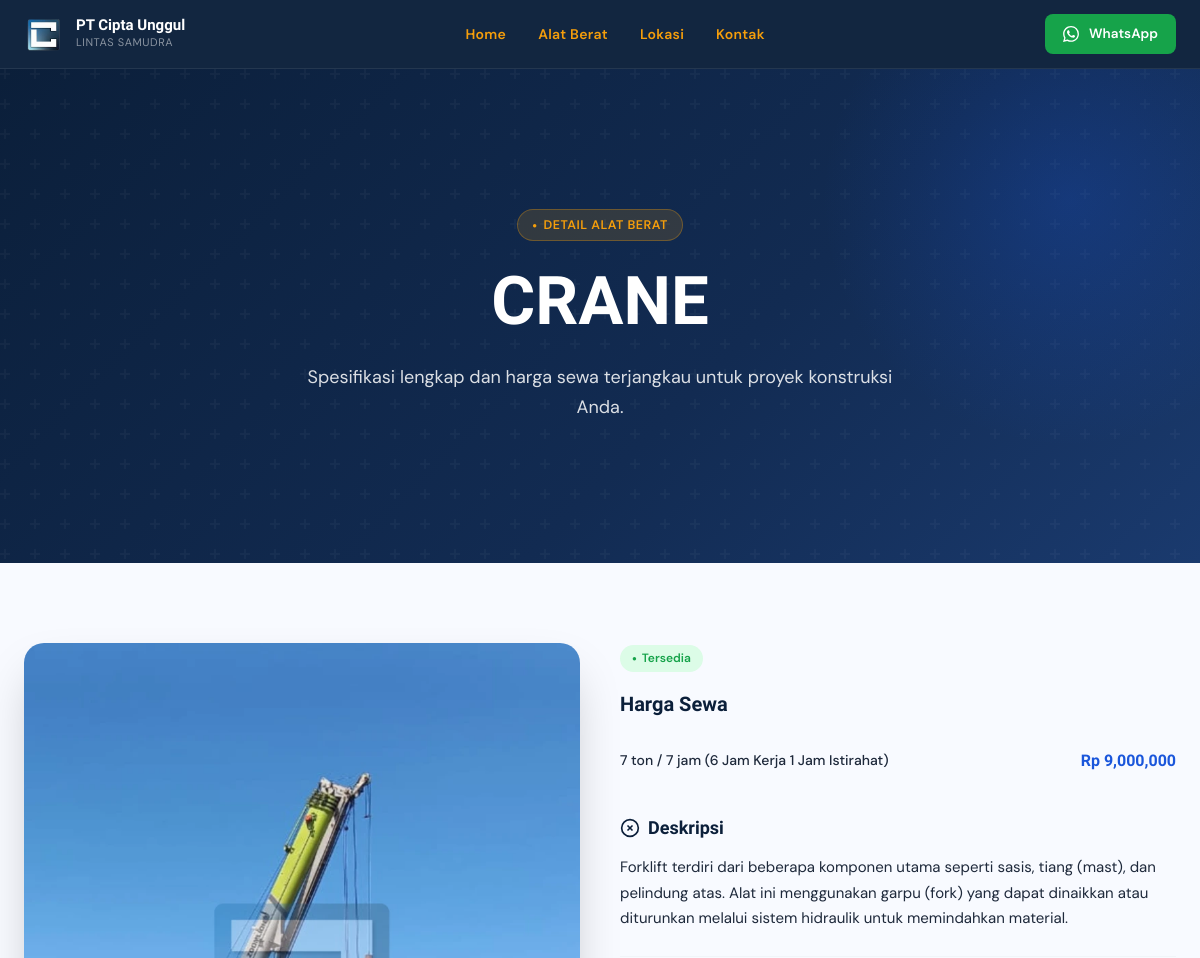
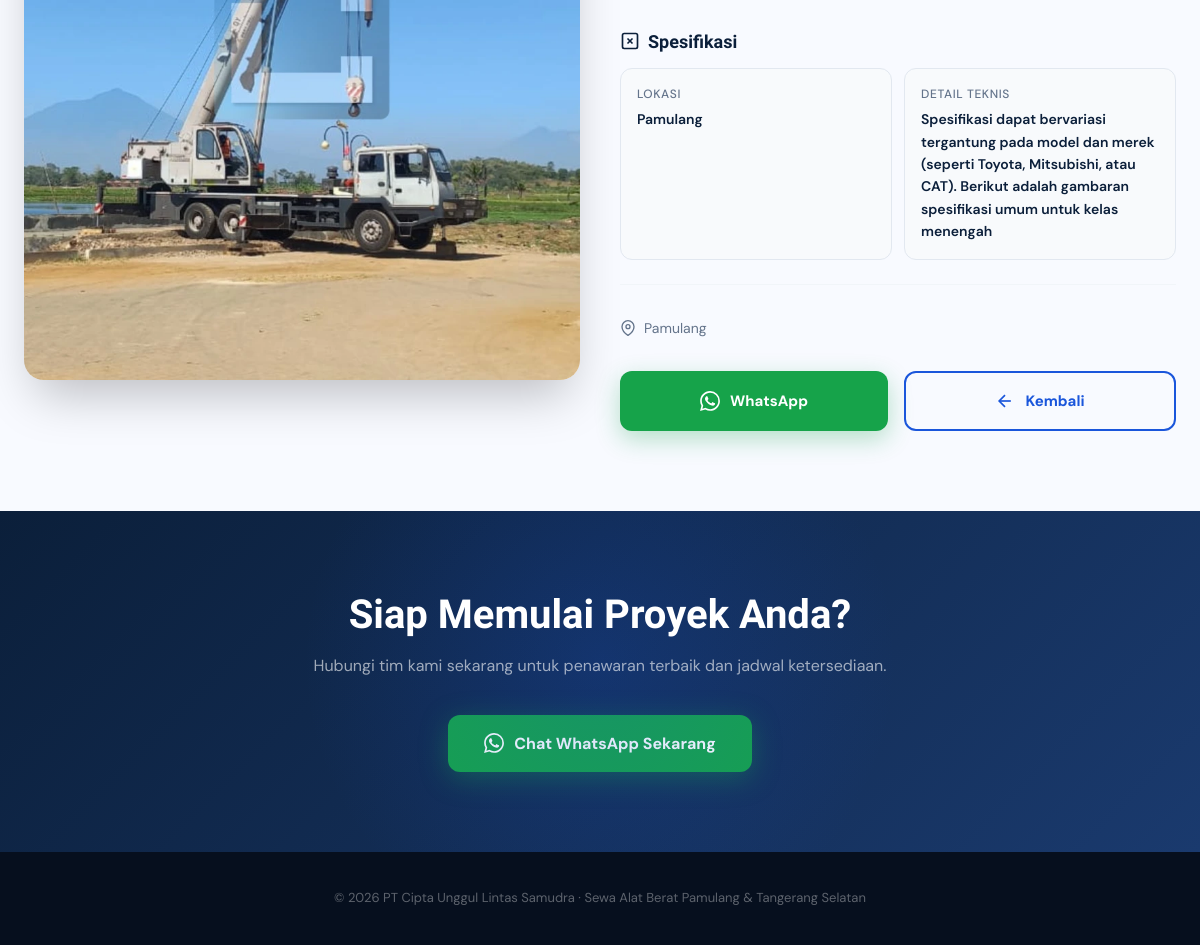
/detail.php?id=25, run on the app's committed database (2 pictures, top to bottom).
### tables this page shows
CREATE TABLE `alat_berat` (
  `id` int NOT NULL AUTO_INCREMENT,
  `nama` varchar(100) DEFAULT NULL,
  `harga` int DEFAULT NULL,
  `deskripsi` text,
  `gambar` varchar(255) DEFAULT NULL,
  `status` varchar(20) DEFAULT NULL,
  `spesifikasi` text,
  `lokasi` varchar(100) DEFAULT NULL,
  PRIMARY KEY (`id`),
  FULLTEXT KEY `nama` (`nama`,`deskripsi`)
);

CREATE TABLE `harga_alat` (
  `id` int NOT NULL AUTO_INCREMENT,
  `alat_id` int DEFAULT NULL,
  `berat` varchar(50) DEFAULT NULL,
  `harga` int DEFAULT NULL,
  `jam` int DEFAULT '7',
  `keterangan` varchar(255) DEFAULT '6 Jam Kerja 1 Jam Istirahat',
  PRIMARY KEY (`id`),
  KEY `alat_id` (`alat_id`),
  CONSTRAINT `harga_alat_ibfk_1` FOREIGN KEY (`alat_id`) REFERENCES `alat_berat` (`id`) ON DELETE CASCADE
);

### detail.php (the view, shortened to what this page needs)
<?php
include 'config/koneksi.php';
$id = isset($_GET['id']) ? (int)$_GET['id'] : 0;
$data = mysqli_query($conn, "SELECT * FROM alat_berat WHERE id=$id");
$row = mysqli_fetch_assoc($data);
$alat_id = $row['id'];
$variasi = mysqli_query($conn, "SELECT * FROM harga_alat WHERE alat_id = $alat_id");
?>
<!DOCTYPE html>
<html lang="id">
<head>
</head>
<body>
<nav class="nav">
  <div class="nav-inner">
    <a href="homepage.php" class="nav-brand">
      <img src="logo2.png" alt="Logo PT Cipta Unggul Lintas Samudra">
      <div class="nav-brand-text">
        <span>PT Cipta Unggul</span>
        <span>LINTAS SAMUDRA</span>
      </div>
    </a>
    <div class="nav-links">
      <a href="homepage.php">Home</a>
      <a href="alat.php" class="active">Alat Berat</a>
      <a href="lokasi.php">Lokasi</a>
      <a href="kontak.php">Kontak</a>
    </div>
    <a href="https://wa.me/628111804218" class="nav-cta">
      WhatsApp
    </a>
  </div>
</nav>
<section class="hero-detail">
  <div class="hero-glow"></div>
  <div class="hero-inner">
    <div class="hero-badge">Detail Alat Berat</div>
    <h1><?= htmlspecialchars($row['nama']); ?></h1>
    <p class="hero-sub">Spesifikasi lengkap dan harga sewa terjangkau untuk proyek konstruksi Anda.</p>
  </div>
</section>
<section class="section">
  <div class="detail-grid">
    <div>
      <?php if(!empty($row['gambar'])): ?>
        <div class="detail-image">
          <img src="uploads/<?= htmlspecialchars($row['gambar']); ?>" alt="<?= htmlspecialchars($row['nama']); ?>">
        </div>
      <?php endif; ?>
    </div>
    <div class="detail-content">
      <div class="detail-status">Tersedia</div>
      <div class="detail-prices">
        <h3 style="font-family:'Sora',sans-serif;font-size:20px;font-weight:700;color:var(--navy);margin-bottom:20px;">
          Harga Sewa
        </h3>
        <?php
        mysqli_data_seek($variasi, 0);
        while($v = mysqli_fetch_assoc($variasi)) :
        ?>
        <div class="detail-price-row">
          <span class="detail-price-label">
            <?= htmlspecialchars($v['berat']); ?> / <?= $v['jam']; ?> jam
            <?php if(!empty($v['keterangan'])): ?>(<?= htmlspecialchars($v['keterangan']); ?>)<?php endif; ?>
          </span>
          <span class="detail-price-value">Rp <?= number_format($v['harga']); ?></span>
        </div>
        <?php endwhile; ?>
      </div>
      <div class="detail-section">
        <h3>
          <svg width="20" height="20" viewBox="0 0 24 24" fill="none" stroke="var(--navy)" stroke-width="2">
            <circle cx="12" cy="12" r="10"></circle><line x1="15" y1="9" x2="9" y2="15"></line><line x1="9" y1="9" x2="15" y2="15"></line>
          </svg>
          Deskripsi
        </h3>
        <p class="detail-desc"><?= nl2br(htmlspecialchars($row['deskripsi'])); ?></p>
      </div>
      <div class="detail-section">
        <h3>
          <svg width="20" height="20" viewBox="0 0 24 24" fill="none" stroke="var(--navy)" stroke-width="2">
            <rect x="3" y="3" width="18" height="18" rx="2" ry="2"></rect><line x1="9" y1="9" x2="15" y2="15"></line><line x1="15" y1="9" x2="9" y2="15"></line>
          </svg>
          Spesifikasi
        </h3>
        <div class="detail-specs">
          <div class="detail-spec-item">
            <span class="detail-spec-label">Lokasi</span>
            <span class="detail-spec-value"><?= htmlspecialchars($row['lokasi']); ?></span>
          </div>
          <?php if(!empty($row['spesifikasi'])): ?>
          <div class="detail-spec-item">
            <span class="detail-spec-label">Detail Teknis</span>
            <span class="detail-spec-value"><?= htmlspecialchars($row['spesifikasi']); ?></span>
          </div>
          <?php endif; ?>
        </div>
      </div>
      <div class="detail-location">
        <svg width="16" height="16" viewBox="0 0 24 24" fill="none" stroke="currentColor" stroke-width="2" stroke-linecap="round">
          <path d="M21 10c0 7-9 13-9 13s-9-6-9-13a9 9 0 0 1 18 0z"/>
          <circle cx="12" cy="10" r="3"/>
        </svg>
        <?= htmlspecialchars($row['lokasi']); ?>
      </div>
      <div class="detail-actions">
        <a href="https://wa.me/628111804218?text=Saya%20ingin%20sewa%20<?= urlencode($row['nama']); ?>%20-%20<?= urlencode($row['lokasi']); ?>" class="btn-primary">
          WhatsApp
        </a>
        <a href="alat.php" class="btn-secondary">
          <svg width="20" height="20" viewBox="0 0 24 24" fill="none" stroke="currentColor" stroke-width="2">
            <line x1="19" y1="12" x2="5" y2="12"></line><polyline points="12,19 5,12 12,5"></polyline>
          </svg>
          Kembali
        </a>
      </div>
    </div>
  </div>
</section>
<section class="cta-section">
  <h3>Siap Memulai Proyek Anda?</h3>
  <p>Hubungi tim kami sekarang untuk penawaran terbaik dan jadwal ketersediaan.</p>
  <a href="https://wa.me/628111804218?text=Saya%20ingin%20tanya%20tentang%20sewa%20alat%20berat" class="btn-cta-wa">
    Chat WhatsApp Sekarang
  </a>
</section>
<footer class="footer">
  <p>© 2026 PT Cipta Unggul Lintas Samudra · Sewa Alat Berat Pamulang & Tangerang Selatan</p>
</footer>
</body>
</html>

### data on the page
alat_berat: nama "CRANE", gambar (picture), deskripsi "Forklift terdiri dari beberapa komponen utama seperti sasis, tiang (mast), dan pelindung atas. Alat ini menggunakan garpu (fork) yang dapat dinaikkan atau diturunkan melalui sistem hidraulik untuk memindahkan material.", lokasi "Pamulang", spesifikasi "Spesifikasi dapat bervariasi tergantung pada model dan merek (seperti Toyota, Mitsubishi, atau CAT). Berikut adalah gambaran spesifikasi umum untuk kelas menengah"
harga_alat: berat "7 ton", jam "7", keterangan "6 Jam Kerja 1 Jam Istirahat", harga "9,000,000"
